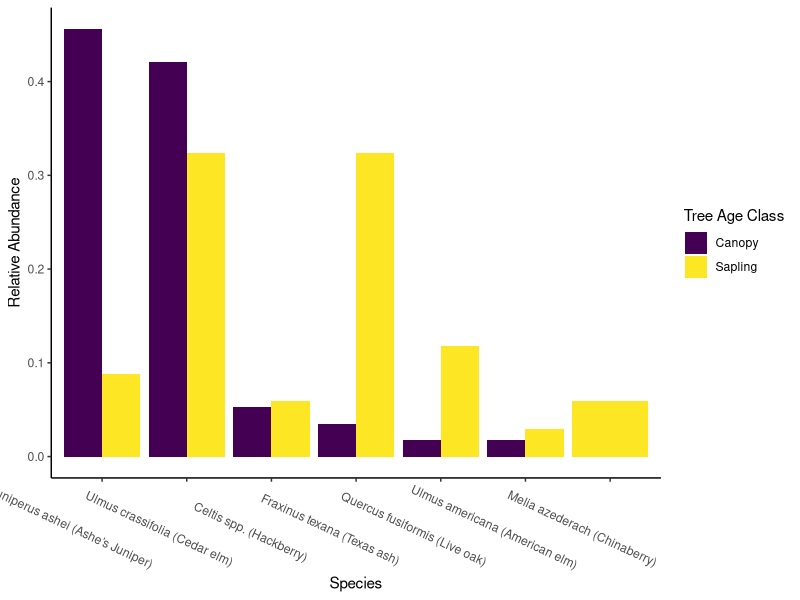

The R script that drew this image:
## ---- chunk 1
min_r_version = "4.0"
min_rstudio_version = "1.4.1717-3"
## ---- chunk 2
# This invisible block is a workaround for Travis CI not having the tidyverse meta-package; 
library(ggplot2)
library(dplyr)
library(readr)
library(tibble)
library(forcats)
library(cowplot)

succession_data = read_csv("example_data/succession_long_F19.csv")
# Capture View()
real_view = View
View = function(x,...){
  # Scrollable table output
  # knitr::kable(head(x))
  x |> head(n = 10) |> 
  kableExtra::kbl() |> 
  kableExtra::kable_paper() |> 
  kableExtra::scroll_box(width = "100%")
} 
## ---- chunk 3
View(succession_data)
## ---- chunk 4
# Invisible to students: create results
data_Q = succession_data |> 
  filter(Habitat == "Q")
rel_ab_Q = data_Q |> group_by(Tree_type, Species) |> 
  count(name = 'count') |> 
  group_by(Tree_type) |> 
  mutate(relative_abundance = count / sum(count)) |> 
  arrange(Tree_type, desc(relative_abundance)) |> 
  mutate(Species = fct_inorder(Species))
rel_ab_Q |> 
ggplot(aes(x = Species, y = relative_abundance, fill = Tree_type)) + 
  geom_col(position = "dodge") + 
  theme_classic() +  # Remove gridlines
  scale_fill_viridis_d("Tree Age Class") + # changes the colors of the bars;
  xlab("Species") + # 
  ylab("Relative Abundance")+ 
  theme(axis.text.x = element_text(angle = -25, hjust = .7, vjust = 0))
